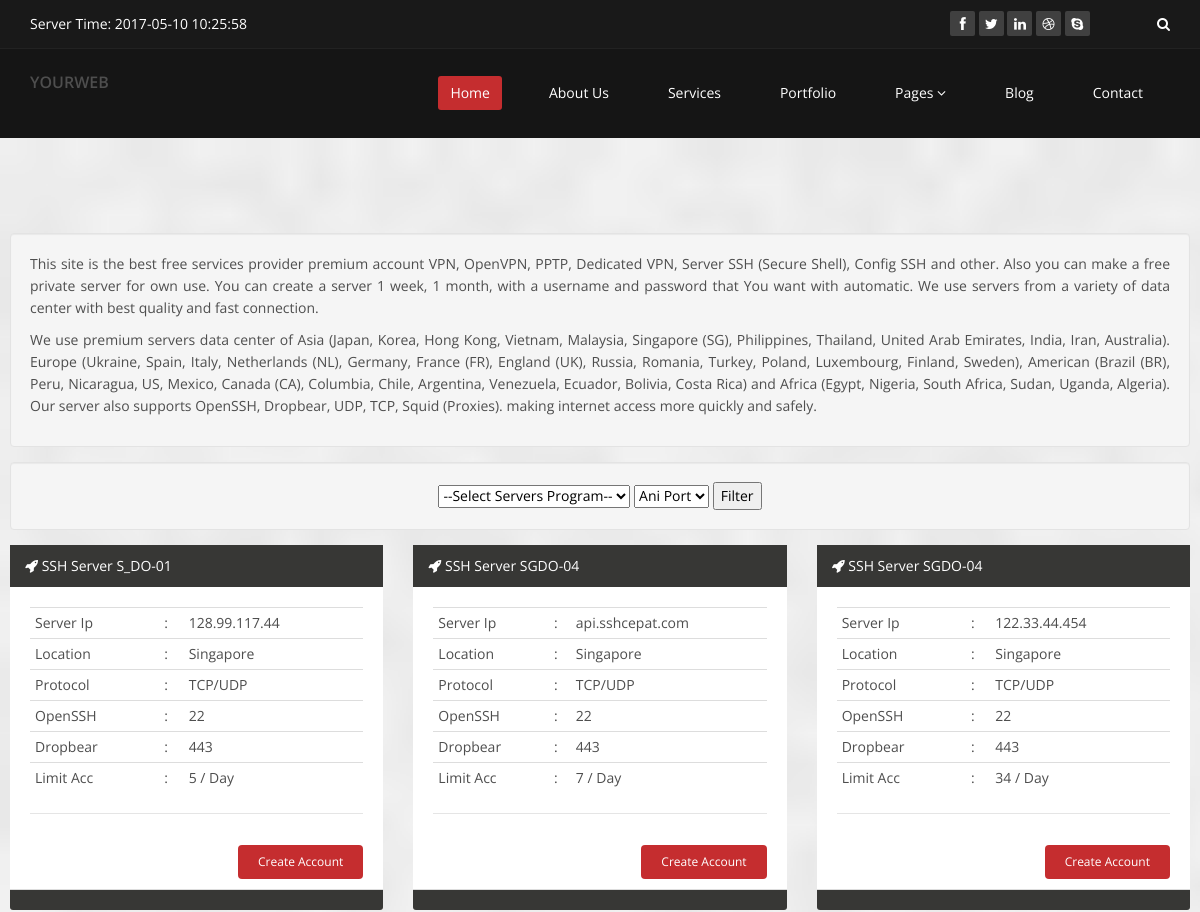
Page /page/secure-shell-server/continent/Asia/Singapore (upper part) on the earlier database version.
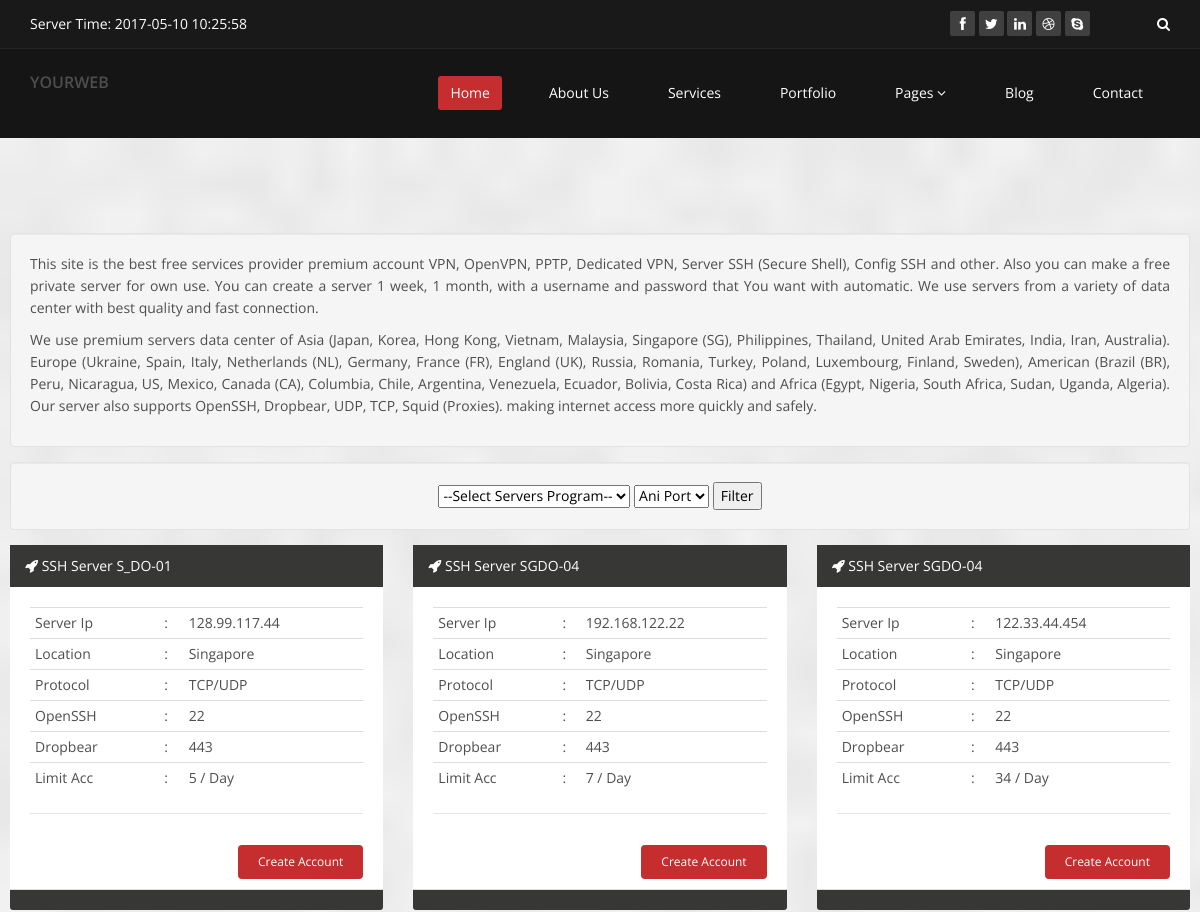
Same page on the later database version.
### tables this page shows
CREATE TABLE `server` (
  `Id` int(11) NOT NULL AUTO_INCREMENT,
  `HostName` varchar(23) NOT NULL,
  `RootPasswd` varchar(25) NOT NULL,
  `MaxUser` int(11) NOT NULL,
  `ServerName` varchar(12) DEFAULT NULL,
  `Location` varchar(20) DEFAULT NULL,
  `OpenSSH` varchar(20) NOT NULL DEFAULT '22',
  `Dropbear` varchar(20) NOT NULL DEFAULT '443',
  `Cid` varchar(20) DEFAULT NULL,
  PRIMARY KEY (`Id`)
);

### application/controllers/Page.php (called while the page is built, shortened)
<?php
class Page extends CI_Controller {
	public function __construct()
	{
		$this->load->model('WebApi');
		$this->load->helper('url_helper');
	}
	private function _set_view($file, $init)
	{
		foreach ($this->WebApi->get_site_details() as $row) {
			$data['author'] = $row['author'];
                        $data['title'] = $row['title'];
			$data['description'] = $row['description'];
			$data['brand'] = $row['brand'];
			break;
                }
		$this->load->view('bootstrap/header', $data);
                $this->load->view($file, $init);
                $this->load->view('bootstrap/footer');
	}
	public function get_hostname($negara = FALSE)
	{
                $data['server'] = $this->WebApi->get_hostname($negara);
                $this->_set_view('hostname', $data);
        }
}

### index.php (called while the page is built, shortened)
<?php
require_once BASEPATH.'core/CodeIgniter.php';

### application/models/WebApi.php (called while the page is built, shortened)
<?php
class WebApi extends CI_Model {
	public function get_site_details() {
		$query = $this->db->get('website');
		return $query->result_array();
	}
	public function get_hostname($location, $id=FALSE) {
		if ($id === FALSE )
		{
			$query = $this->db->get_where('server', array('Location' => $location));
        		return $query->result_array();
		}
		$query = $this->db->get('server', array('Id' => $id));
		return $query->result_array();
	}
}

### application/views/hostname.php (the view, shortened to what this page needs)
<section id="services" class="service-item">
<div class="container-fluid" style="margin:10px;"><div class="row clearfix">
<div class="well" style="margin:15px;">
<p align="justify">
This site is the best free services provider premium account VPN, OpenVPN, PPTP, Dedicated VPN, Server SSH (Secure Shell), Config SSH and other. Also you can make a free private server for own use. You can create a server 1 week, 1 month, with a username and password that You want with automatic. We use servers from a variety of data center with best quality and fast connection.
</p>
<p align="justify">
We use premium servers data center of Asia (Japan, Korea, Hong Kong, Vietnam, Malaysia, Singapore (SG), Philippines, Thailand, United Arab Emirates, India, Iran, Australia). Europe (Ukraine, Spain, Italy, Netherlands (NL), Germany, France (FR), England (UK), Russia, Romania, Turkey, Poland, Luxembourg, Finland, Sweden), American (Brazil (BR), Peru, Nicaragua, US, Mexico, Canada (CA), Columbia, Chile, Argentina, Venezuela, Ecuador, Bolivia, Costa Rica) and Africa (Egypt, Nigeria, South Africa, Sudan, Uganda, Algeria). Our server also supports OpenSSH, Dropbear, UDP, TCP, Squid (Proxies). making internet access more quickly and safely.
</p>
</div>
<div class="well" style="margin:15px;">
<div align="center">
 <select>
  <option value="all">--Select Servers Program--</option>
</select>
<select>
  <option value="any">Ani Port</option>
</select>
  <input type="submit" value="Filter">
</div>
</div>
<?php $i = 0; ?>
                        <?php foreach($server as $ok ):?>
                                <?php $i=$i+1; ?>
	<div class="col-sm-4 wow fadeInDown" data-wow-duration="1000ms" data-wow-delay="600ms"">
		<div class="panel panel-default">
			<div class="panel-heading" style="background-color:#373735; color:white;">
				<span class="fa fa-rocket"></span> SSH Server <?php echo $ok['ServerName'];?></div>
			<div class="panel-body" style="background-color:white;">
				<table class="table table-condensed">
					<tr><td>Server Ip</td><td>:</td><td><?php echo $ok['HostName'];?></td></tr>
					<tr><td>Location</td><td>:</td><td><?php echo $ok['Location'];?></td></tr>
					<tr><td>Protocol</td><td>:</td><td>TCP/UDP</td></tr>
					<tr><td>OpenSSH</td><td>:</td><td><?php echo $ok['OpenSSH'];?></td></tr>
					<tr><td>Dropbear</td><td>:</td><td><?php echo $ok['Dropbear'];?></td></tr>
					<tr><td>Limit Acc</td><td>:</td><td><?php echo $ok['MaxUser'];?> / Day</td></tr>
				</table><hr>
					<a class="btn btn-primary btn-sm pull-right" href="<?php echo site_url('page/secure-shell-server/continent/').$ok['Cid'].'/'.$ok['Location'].'/'.$ok['ServerName'].'/'.$ok['Id'];?>">Create Account</a>
			</div>
			<div class="panel-footer" style="background-color:#373735;"></div>
		</div>
	</div>
	<?php if ($i%3 == 0) { echo
					'
					<div class="container"><div class="row"><div class="team-bar">
					<div class="first-one-arrow hidden-xs">
						<hr>
					</div>
					<div class="first-arrow hidden-xs">
						<hr> <i class="fa fa-angle-up"></i>
					</div>
					<div class="second-arrow hidden-xs">
						<hr> <i class="fa fa-angle-down"></i>
					</div>
					<div class="third-arrow hidden-xs">
						<hr> <i class="fa fa-angle-up"></i>
					</div>
					<div class="fourth-arrow hidden-xs">
						<hr> <i class="fa fa-angle-down"></i>
					</div>
					</div></div></div>
			';} ?>
                        <?php endforeach; ?>
                </div></div>
</section>

Differences in the rows shown:
changed server (number 2 of 3 on the later page): HostName "api.sshcepat.com" → "192.168.122.22"
